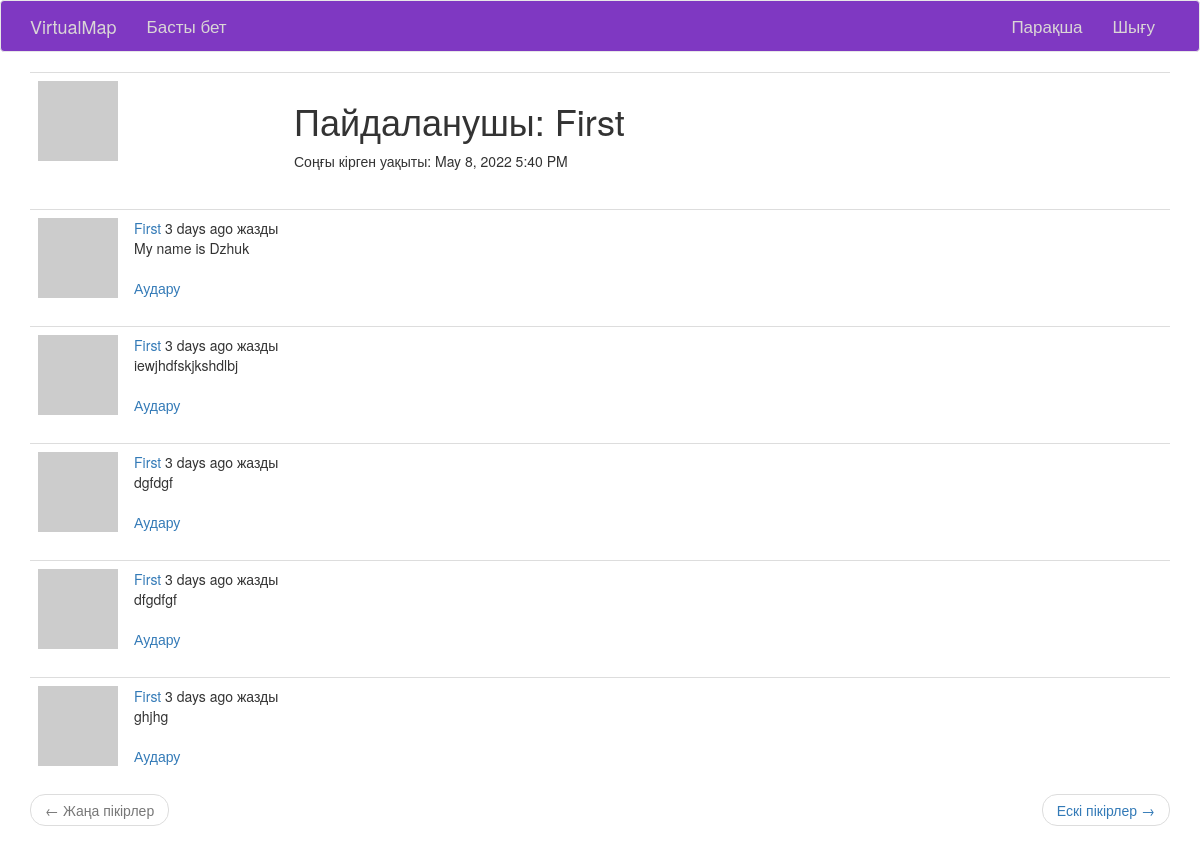
/user/First (signed in), run on the app's committed database.
### app/models.py (models this page shows, shortened)
class User(UserMixin, db.Model):
    id = db.Column(db.Integer, primary_key=True)
    username = db.Column(db.String(64), index=True, unique=True)
    email = db.Column(db.String(120), index=True, unique=True)
    image_file = db.Column(db.String(20))
    password_hash = db.Column(db.String(128))
    posts = db.relationship('Post', backref='author', lazy='dynamic')
    about_me = db.Column(db.String(140))
    last_seen = db.Column(db.DateTime, default=datetime.utcnow)
    def avatar(self, size):
        digest = md5(self.email.lower().encode('utf-8')).hexdigest()
        return 'https://www.gravatar.com/avatar/{}?d=identicon&s={}'.format(
            digest, size)

class Post(db.Model):
    id = db.Column(db.Integer, primary_key=True)
    body = db.Column(db.String(140))
    timestamp = db.Column(db.DateTime, index=True, default=datetime.utcnow)
    user_id = db.Column(db.Integer, db.ForeignKey('user.id'))
    area_id = db.Column(db.Integer, db.ForeignKey('area.id'))
    language = db.Column(db.String(5))

### app/main/routes.py (the view)
@blueprint.route('/user/<username>')
@login_required
def user(username):
    user = db.session.query(User).filter(User.username == username).first_or_404()
    page = request.args.get('page', 1, type=int)
    posts = user.posts.order_by(Post.timestamp.desc()).paginate(
        page, current_app.config['POSTS_PER_PAGE'], False)
    next_url = url_for('main.user', username=user.username, page=posts.next_num) \
        if posts.has_next else None
    prev_url = url_for('main.user', username=user.username, page=posts.prev_num) \
        if posts.has_prev else None
    params = {
        "user": user,
        "posts": posts.items,
        'next_url': next_url,
        'prev_url': prev_url
    }
    return render_template('main/user.html', **params)

### app/main/routes.py (called while the page is built)
@blueprint.before_request
def before_request():
    if current_user.is_authenticated:
        current_user.last_seen = datetime.utcnow()
        db.session.commit()
    g.locale = str(get_locale())

### app/models.py (called while the page is built)
@login.user_loader
def load_user(id):
    return User.query.get(int(id))

### app/main/templates/main/user.html (shortened to what this page needs)
{% extends "base.html" %}
{% block app_content %}
    <table class="table table-hover">
        <tr>
            <td width="256px">
				{% if user.image_file %}
					<img width="256px" height="256px" src="{{ url_for('static', filename='img/avatars/' + user.image_file) }}">
				{% else %}
					<img src="{{ user.avatar(256) }}">
				{% endif %}
			</td>
            <td>
                <h1>{{ _('Пайдаланушы') }}: {{ user.username }}</h1>
                {% if user.last_seen %}
                <p>{{ _('Соңғы кірген уақыты') }}: {{ moment(user.last_seen).format('LLL') }}</p>
                {% endif %}
            </td>
        </tr>
    </table>
    {% for post in posts %}
        {% include 'main/_post.html' %}
    {% endfor %}
    {% include 'main/_post_navigation.html' %}
{% endblock %}

### app/main/templates/main/_post.html (shortened to what this page needs)
<table class="table table-hover">
    <tr>
        <td width="70px">
            <a href="{{ url_for('main.user', username=post.author.username) }}">
				{% if post.author.image_file %}
					<img width="70px" height="70px" src="{{ url_for('static', filename='img/avatars/' + post.author.image_file) }}">
				{% else %}
					<img src="{{ post.author.avatar(70) }}" />
				{% endif %}
            </a>
        </td>
        <td>
            {{ _('%(username)s %(when)s жазды',
                username=user_link, when=moment(post.timestamp).fromNow()) }}
            <br>
            <span id="post{{ post.id }}">{{ post.body }}</span>
            {% if post.language and post.language != g.locale %}
            <br><br>
            <span id="translation{{ post.id }}">
                <a href="javascript:translate(
                            '#post{{ post.id }}',
                            '#translation{{ post.id }}',
                            '{{ post.language }}',
                            '{{ g.locale }}');">{{ _('Аудару') }}</a>
            </span>
            {% endif %}
        </td>
    </tr>
</table>

### data on the page
User: username "First", last_seen "May 8, 2022 5:40 PM"
Post: body "My name is Dzhuk"
Post: body "iewjhdfskjkshdlbj"
Post: body "dgfdgf"
Post: body "dfgdfgf"
Post: body "ghjhg"
